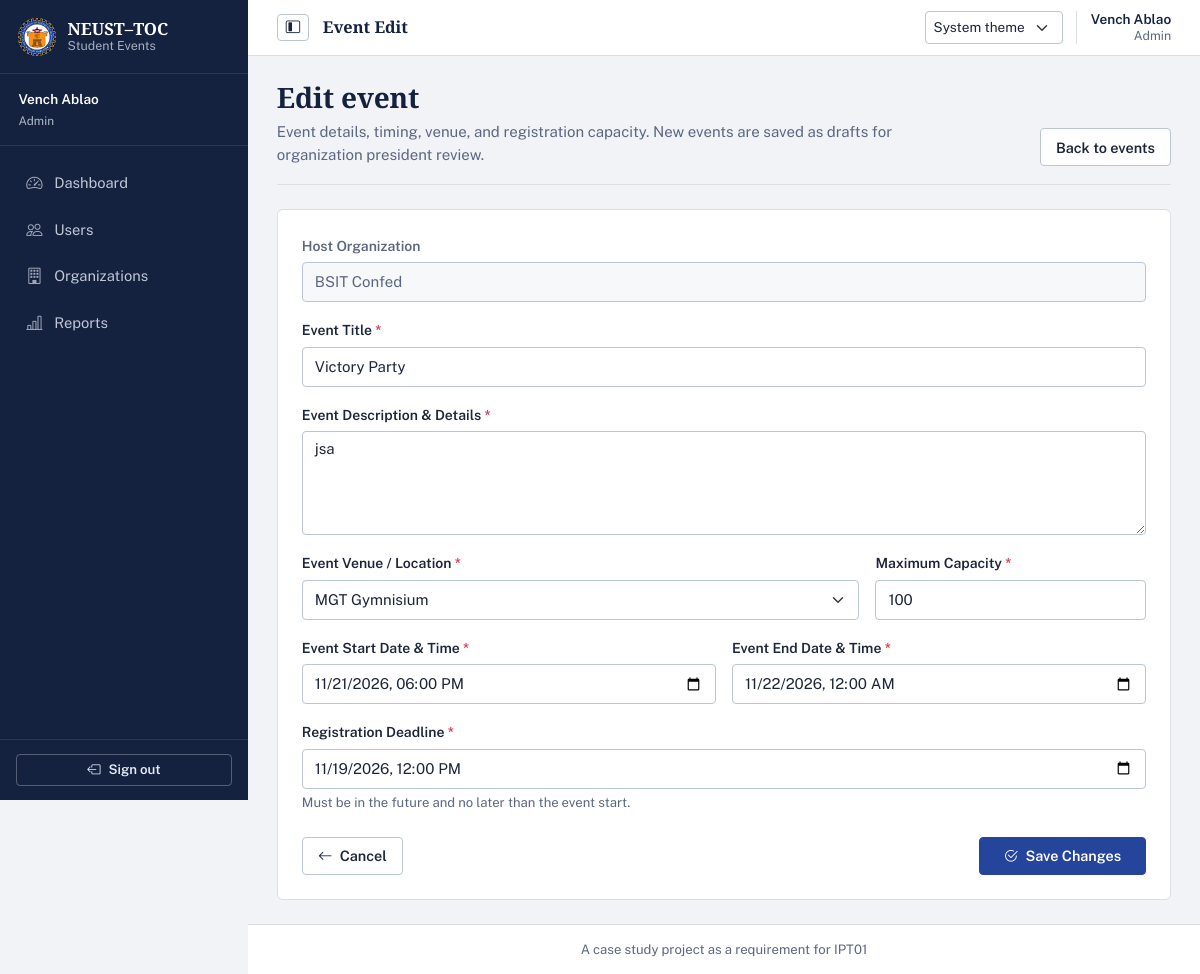
The app's page /officer/events/6/edit (signed in) with its own data.
### tables this page shows
CREATE TABLE users (
    user_id INTEGER PRIMARY KEY AUTOINCREMENT,
    student_no TEXT UNIQUE,
    full_name TEXT NOT NULL,
    email TEXT NOT NULL UNIQUE,
    password_hash TEXT NOT NULL,
    role TEXT NOT NULL CHECK(role IN ('admin', 'officer', 'student')),
    is_active INTEGER NOT NULL DEFAULT 1 CHECK(is_active IN (0, 1)),
    created_at TEXT NOT NULL DEFAULT (strftime('%Y-%m-%d %H:%M:%S', 'now', 'localtime'))
);

CREATE TABLE organizations (
    organization_id INTEGER PRIMARY KEY AUTOINCREMENT,
    name TEXT NOT NULL UNIQUE,
    description TEXT,
    contact_email TEXT,
    is_active INTEGER NOT NULL DEFAULT 1 CHECK(is_active IN (0, 1)),
    created_at TEXT NOT NULL DEFAULT (strftime('%Y-%m-%d %H:%M:%S', 'now', 'localtime'))
);

CREATE TABLE events (
    event_id INTEGER PRIMARY KEY AUTOINCREMENT,
    organization_id INTEGER NOT NULL,
    created_by INTEGER NOT NULL,
    title TEXT NOT NULL,
    description TEXT NOT NULL,
    venue TEXT NOT NULL,
    start_at TEXT NOT NULL,
    end_at TEXT,
    registration_deadline TEXT NOT NULL,
    capacity INTEGER NOT NULL CHECK(capacity > 0),
    status TEXT NOT NULL DEFAULT 'draft' CHECK(status IN ('draft', 'published', 'cancelled', 'completed')),
    created_at TEXT NOT NULL DEFAULT (strftime('%Y-%m-%d %H:%M:%S', 'now', 'localtime')),
    updated_at TEXT,
    FOREIGN KEY (organization_id) REFERENCES organizations(organization_id) ON DELETE RESTRICT,
    FOREIGN KEY (created_by) REFERENCES users(user_id) ON DELETE RESTRICT
);

### officer_routes.py (the view, shortened to what this page needs)
@officer_bp.route('/events/<int:event_id>/edit', methods=['GET', 'POST'])
@officer_required
def event_edit(event_id):
    db = get_db()
    event = check_event_authorization(db, event_id, session['user_id'])
    if event['status'] not in ('draft', 'published'):
        flash('Only draft or published events can be edited.', 'warning')
        return redirect(url_for('officer.events'))
    if (
        event['status'] == 'published'
        and session.get('role') != 'admin'
        and not auth_service.is_president_of_organization(
            db, session['user_id'], event['organization_id']
        )
    ):
        flash('Only the organization president can edit a published event.', 'warning')
        return redirect(url_for('officer.events'))
    orgs = event_service.get_officer_organizations(db, session['user_id'])
    if session.get('role') == 'admin':
        orgs, _ = auth_service.get_all_organizations(db, per_page=100)
    return render_template(
        'officer/event_form.html',
        action='edit',
        event=event,
        organizations=orgs,
        venues=event_service.EVENT_VENUES,
        title=event['title'],
        description=event['description'],
        venue=event['venue'],
        start_at=event_service.format_datetime_for_input(event['start_at']),
        end_at=event_service.format_datetime_for_input(event['end_at']),
        registration_deadline=event_service.format_datetime_for_input(event['registration_deadline']),
        capacity=event['capacity']
    )

### templates/officer/event_form.html (shortened to what this page needs)
{% extends "base.html" %}
{% block content %}
<div class="form-shell">
    <header class="page-heading">
        <div>
            <h1>{{ 'Create event' if action == 'new' else 'Edit event' }}</h1>
            <p>Event details, timing, venue, and registration capacity. New events are saved as drafts for organization president review.</p>
        </div>
        <a href="{{ url_for('officer.events') }}" class="btn btn-outline-secondary">Back to events</a>
    </header>
        <div class="card shadow-sm">
            <div class="card-body p-4">
                <form method="POST">
                    {% if action == 'new' %}
                    <div class="mb-3">
                        <label for="organization_id" class="form-label">Host Organization <span class="text-danger">*</span></label>
                        <select class="form-select" id="organization_id" name="organization_id" required>
                            <option value="">Select an organization...</option>
                            {% for org in organizations %}
                            <option value="{{ org.organization_id }}" {% if organization_id|string == org.organization_id|string %}selected{% endif %}>
                                {{ org.name }}
                            </option>
                            {% endfor %}
                        </select>
                    </div>
                    {% else %}
                    <div class="mb-3">
                        <label class="form-label text-muted">Host Organization</label>
                        <input type="text" class="form-control bg-light" value="{{ event.organization_name }}" readonly>
                    </div>
                    {% endif %}
                    <div class="mb-3">
                        <label for="title" class="form-label">Event Title <span class="text-danger">*</span></label>
                        <input type="text" class="form-control" id="title" name="title"
                               value="{{ title if title is defined else (event.title if event else '') }}" required>
                    </div>
                    <div class="mb-3">
                        <label for="description" class="form-label">Event Description &amp; Details <span class="text-danger">*</span></label>
                        <textarea class="form-control" id="description" name="description" rows="4" required>{{ description if description is defined else (event.description if event else '') }}</textarea>
                    </div>
                    <div class="row g-3 mb-3">
                        <div class="col-md-8">
                            <label for="venue" class="form-label">Event Venue / Location <span class="text-danger">*</span></label>
                            <select class="form-select" id="venue" name="venue" required>
                                {% for place in venues %}
                                <option value="{{ place }}" {% if (venue if venue is defined else (event.venue if event else '')) == place %}selected{% endif %}>
                                    {{ place }}
                                </option>
                                {% endfor %}
                            </select>
                        </div>
                        <div class="col-md-4">
                            <label for="capacity" class="form-label">Maximum Capacity <span class="text-danger">*</span></label>
                            <input type="number" class="form-control" id="capacity" name="capacity" min="1"
                                   value="{{ capacity if capacity is defined else (event.capacity if event else '') }}" required>
                        </div>
                    </div>
                    <div class="row g-3 mb-3">
                        <div class="col-md-6">
                            <label for="start_at" class="form-label">Event Start Date &amp; Time <span class="text-danger">*</span></label>
                            <input type="datetime-local" class="form-control" id="start_at" name="start_at"
                                   min="{{ now().strftime('%Y-%m-%dT%H:%M') }}"
                                   value="{{ start_at if start_at is defined else '' }}" required>
                        </div>
                        <div class="col-md-6">
                            <label for="end_at" class="form-label">Event End Date &amp; Time <span class="text-danger">*</span></label>
                            <input type="datetime-local" class="form-control" id="end_at" name="end_at"
                                   min="{{ now().strftime('%Y-%m-%dT%H:%M') }}"
                                   value="{{ end_at if end_at is defined else '' }}" required>
                        </div>
                    </div>
                    <div class="mb-4">
                        <label for="registration_deadline" class="form-label">Registration Deadline <span class="text-danger">*</span></label>
                        <input type="datetime-local" class="form-control" id="registration_deadline" name="registration_deadline"
                               min="{{ now().strftime('%Y-%m-%dT%H:%M') }}"
                               value="{{ registration_deadline if registration_deadline is defined else '' }}" required>
                        <div class="form-text">Must be in the future and no later than the event start.</div>
                    </div>
                    <div class="d-flex justify-content-between align-items-center">
                        <a href="{{ url_for('officer.events') }}" class="btn btn-outline-secondary">
                            <i class="bi bi-arrow-left me-1"></i> Cancel
                        </a>
                        <button type="submit" class="btn btn-primary px-4">
                            <i class="bi bi-check2-circle me-1"></i> {{ 'Save as Draft' if action == 'new' else 'Save Changes' }}
                        </button>
                    </div>
                </form>
            </div>
    </div>
</div>
{% endblock %}

### templates/base.html (shortened to what this page needs)
<!DOCTYPE html>
<html lang="en" data-bs-theme="light" data-theme-preference="system">
<head>
    <link href="https://cdn.jsdelivr.net/npm/bootstrap@5.3.2/dist/css/bootstrap.min.css" rel="stylesheet"
>
    <link rel="stylesheet" href="https://cdn.jsdelivr.net/npm/bootstrap-icons@1.11.3/font/bootstrap-icons.min.css">
    <link rel="stylesheet" href="{{ url_for('static', filename='css/style.css') }}">
</head>
<body>
    {% if current_user %}
    <aside class="sidebar" id="sidebar">
        <div class="sidebar-header">
            <a class="sidebar-brand" href="{{ url_for('index') }}" aria-label="NEUST–TOC Student Events home">
                <img src="{{ url_for('static', filename='images/logo.jpg') }}" alt="" class="sidebar-logo">
                <span class="sidebar-brand-copy">
                    <strong>NEUST–TOC</strong>
                    <small>Student Events</small>
                </span>
            </a>
        </div>
        <div class="sidebar-user">
            <div class="sidebar-user-copy">
                <div class="fw-semibold text-truncate">{{ current_user.full_name }}</div>
                <small class="text-capitalize opacity-75">{{ current_user_display_role }}</small>
            </div>
        </div>
        <nav class="sidebar-nav" aria-label="Main navigation">
            <ul class="nav flex-column">
                {% if session.role == 'admin' %}
                <li class="nav-item">
                    <a class="nav-link {% if request.endpoint == 'admin.dashboard' %}active{% endif %}"
                       aria-label="Dashboard"
                       href="{{ url_for('admin.dashboard') }}">
                        <i class="bi bi-speedometer2 me-2" aria-hidden="true"></i><span class="nav-label">Dashboard</span>
                    </a>
                </li>
                <li class="nav-item">
                    <a class="nav-link {% if request.endpoint and request.endpoint.startswith('admin.user') %}active{% endif %}"
                       aria-label="Users"
                       href="{{ url_for('admin.users') }}">
                        <i class="bi bi-people me-2" aria-hidden="true"></i><span class="nav-label">Users</span>
                    </a>
                </li>
                <li class="nav-item">
                    <a class="nav-link {% if request.endpoint and request.endpoint.startswith('admin.organization') %}active{% endif %}"
                       aria-label="Organizations"
                       href="{{ url_for('admin.organizations') }}">
                        <i class="bi bi-building me-2" aria-hidden="true"></i><span class="nav-label">Organizations</span>
                    </a>
                </li>
                <li class="nav-item">
                    <a class="nav-link {% if request.endpoint == 'admin.reports' %}active{% endif %}"
                       aria-label="Reports"
                       href="{{ url_for('admin.reports') }}">
                        <i class="bi bi-bar-chart-line me-2" aria-hidden="true"></i><span class="nav-label">Reports</span>
                    </a>
                </li>
                {% endif %}
            </ul>
        </nav>
        <div class="sidebar-footer">
            <form method="POST" action="{{ url_for('auth.logout') }}">
                <button type="submit" class="btn btn-outline-light btn-sm w-100" aria-label="Sign out">
                <i class="bi bi-box-arrow-left me-2" aria-hidden="true"></i><span class="nav-label">Sign out</span>
                </button>
            </form>
        </div>
    </aside>
    {% endif %}
    <main class="{{ 'main-content' if current_user else 'guest-content' }}">
        {% if current_user %}
        <header class="app-topbar">
            <div class="topbar-leading">
                <button class="btn btn-outline-secondary sidebar-toggle" type="button" id="sidebarToggle"
                        aria-label="Collapse navigation" aria-controls="sidebar" aria-expanded="true">
                    <i class="bi bi-layout-sidebar-inset" aria-hidden="true"></i>
                </button>
                <div class="topbar-breadcrumb">
                    <span class="topbar-current">
                        {{ request.endpoint.rsplit('.', 1)[-1]|replace('_', ' ')|title if request.endpoint else 'Home' }}
                    </span>
                </div>
            </div>
            <div class="topbar-actions">
                <select class="form-select form-select-sm theme-picker" id="themePicker" data-theme-picker>
                    <option value="system">System theme</option>
                </select>
                <span class="topbar-account d-none d-sm-flex">
                    <span class="topbar-account-name">{{ current_user.full_name }}</span>
                    <span class="topbar-account-role text-capitalize">{{ current_user_display_role }}</span>
                </span>
            </div>
        </header>
        {% endif %}
        <div class="{{ 'container-fluid py-4' if current_user else 'container' }}">
            {% block content %}{% endblock %}
        </div>
        {% if current_user %}
        <footer class="app-footer">
            <div class="container-fluid">
                <p class="mb-0 text-center text-muted small">
                    A case study project as a requirement for IPT01
                </p>
            </div>
        </footer>
        {% endif %}
    </main>
</body>
</html>

### records on screen
users: full_name "Vench Ablao", role "Admin"
organizations: organization_name "BSIT Confed"
events: title "Victory Party", description "jsa", venue "MGT Gymnisium"

### other values on screen
{{ 'Create event' if action == 'new' else 'Edit event' }} "Edit event"
{{ 'Save as Draft' if action == 'new' else 'Save Changes' }} "Save Changes"
